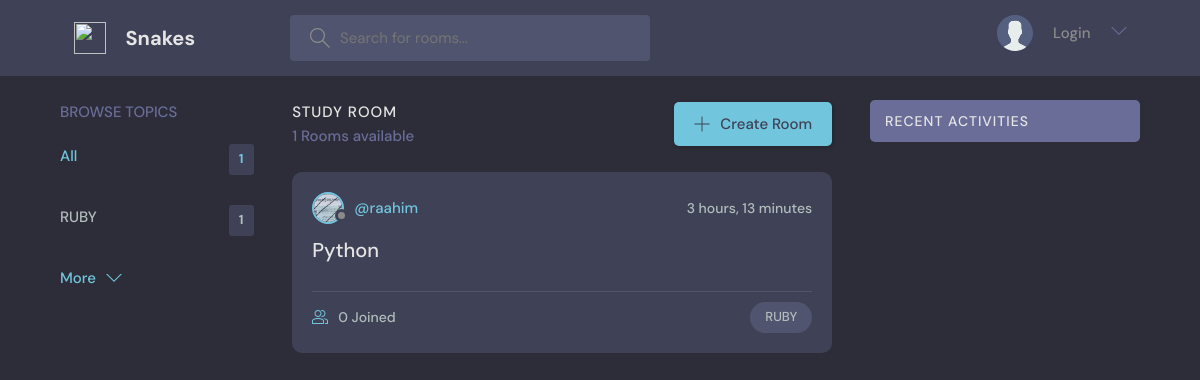
The page / on the database its author committed.
### myapp/models.py (models this page shows, shortened)
class Topic(models.Model):
    name = models.CharField(max_length=200)

class Room(models.Model):
    host = models.ForeignKey(User, on_delete=models.SET_NULL, null=True)
    topic = models.ForeignKey(Topic, on_delete=models.SET_NULL, null=True)
    name = models.CharField(max_length=200)
    description = models.TextField(null=True)
    participant = models.ManyToManyField(User, related_name='participant', blank=True)
    updated = models.DateTimeField(auto_now=True)
    created = models.DateTimeField(auto_now_add=True)
    class Meta:
        ordering = ['-updated', '-created']

class User(AbstractUser):
    username = models.CharField(max_length=200)
    name = models.CharField(max_length=200)
    email = models.EmailField(unique=True)
    bio = models.TextField(null=True)
    avatar = models.ImageField(null=True, default="avatar.svg")
    USERNAME_FIELD = 'email'
    REQUIRED_FIELDS = ['username']

### myapp/views.py (the view)
# urls.py: 2. Add a URL to urlpatterns:  path('', views.home, name='home')
def home(request):
    q = request.GET.get('q') if request.GET.get('q') is not None else ''
    rooms = Room.objects.filter(
        Q(topic__name__icontains=q) |
        Q(name__icontains=q) |
        Q(description__icontains=q)
    )
    room_count = rooms.count()
    topics = Topic.objects.all()
    room_message = Message.objects.filter(Q(room__topic__name__icontains=q))
    context = {'rooms': rooms, 'topics': topics, 'room_count': room_count, 'room_message': room_message}
    return render(request, 'myapp/home.html', context)

### myapp/templates/myapp/home.html (shortened to what this page needs)
{% extends 'main.html' %}
{% block content %}
<main class="layout layout--3">
    <div class="container">
        {% include 'myapp/topics_component.html' %}
        <div class="roomList">
            <div class="roomList__header">
                <div>
                    <h2>Study Room</h2>
                    <p>{{room_count}} Rooms available</p>
                </div>
                <a class="btn btn--main" href="{% url 'create-room' %}">
                    <svg version="1.1" xmlns="http://www.w3.org/2000/svg" width="32" height="32" viewBox="0 0 32 32">
                        <title>add</title>
                        <path
                                d="M16.943 0.943h-1.885v14.115h-14.115v1.885h14.115v14.115h1.885v-14.115h14.115v-1.885h-14.115v-14.115z"
                        ></path>
                    </svg>
                    Create Room
                </a>
            </div>
            {% include 'myapp/feed_component.html' %}
        </div>
          {% include 'myapp/activity_component.html' %}
    </div>
</main>
{% endblock content %}

### myapp/templates/myapp/topics_component.html
<div class="topics">
    <div class="topics__header">
        <h2>Browse Topics</h2>
    </div>
    <ul class="topics__list">
        <li>
            <a href="{% url 'home' %}" class="active">All <span>{{topics.count}}</span></a>
        </li>
        {% for topic in topics %}
        <li>
            <a href="{% url 'home' %}?q={{topic.name}}">{{topic.name}}<span>{{topic.room_set.all.count}}</span></a>
        </li>
        {% endfor %}
    </ul>
    <a class="btn btn--link" href="topics.html">
        More
        <svg version="1.1" xmlns="http://www.w3.org/2000/svg" width="32" height="32" viewBox="0 0 32 32">
            <title>chevron-down</title>
            <path d="M16 21l-13-13h-3l16 16 16-16h-3l-13 13z"></path>
        </svg>
    </a>
</div>

### myapp/templates/myapp/feed_component.html (shortened to what this page needs)
{% for room in rooms %}
<div class="roomListRoom">
    <div class="roomListRoom__header">
        <a href="{% url 'user-profile' room.host.id %}" class="roomListRoom__author">
            <div class="avatar avatar--small">
                <img src="{{room.host.avatar.url}}"/>
            </div>
            <span>@{{room.host.username}}</span>
        </a>
        <div class="roomListRoom__actions">
            <span>{{room.created|timesince}}</span>
        </div>
    </div>
    <div class="roomListRoom__content">
        <a href="room/{{room.id}}/">{{room.name}}</a>
    </div>
    <div class="roomListRoom__meta">
        <a href="room/{{room.id}}/" class="roomListRoom__joined">
            {{room.participant.all.count}} Joined
        </a>
        <p class="roomListRoom__topic">{{room.topic.name}}</p>
    </div>
</div>
{% endfor %}

### static/styles/style.css (style rules this page uses)
:root { --color-main: #71c6dd; --color-main-light: #e1f6fb; --color-dark: #3f4156; --color-dark-medium: #51546e; --color-dark-light: #696d97; --color-light: #e5e5e5; --color-gray: #8b8b8b; --color-light-gray: #b2bdbd; --color-bg: #2d2d39; --color-success: #5dd693; --color-error: #fc4b0b; }
* { font-family: "DM Sans", -apple-system, BlinkMacSystemFont, "Segoe UI", Roboto, Oxygen, Ubuntu, Cantarell, "Open Sans", "Helvetica Neue", sans-serif; margin: 0; padding: 0; box-sizing: border-box; text-rendering: optimizeLegibility; font-size: inherit; }
html { font-size: 56.25%; }
@media only screen and (min-width: 1200px) { html { font-size: 62.5%; } }
body { line-height: 1.6; font-weight: 400; font-size: 1.5rem; color: var(--color-light-gray); background-color: var(--color-bg); min-height: 100vh; }
img { width: 100%; }
a { display: inline-block; color: var(--color-main); text-decoration: none; }
.container { max-width: 120rem; width: 90%; margin: auto; }
.btn { background-color: transparent; border: none; display: inline-flex; align-items: center; gap: 1rem; cursor: pointer; transition: all ease-in-out 0.3s; padding: 1rem 2rem; border-radius: 5px; box-shadow: 1px 1px 3px 1px rgba(0, 0, 0, 0.15); font-weight: 500; }
.btn--link { border-radius: 0; padding: 0; color: var(--color-main); box-shadow: none; }
.btn--main { background-color: var(--color-main); color: var(--color-dark); }
.btn > svg { fill: currentColor; width: 1.6rem; height: 1.6rem; }
.avatar { position: relative; display: inline-block; border-radius: 50%; border: 2px solid var(--color-main); }
.avatar img { display: block; border-radius: 50%; object-fit: cover; object-position: center; }
.avatar::after { content: ""; display: block; position: absolute; background-color: var(--color-gray); z-index: 111; border-radius: 50%; border: 0.3rem solid var(--color-dark); }
.avatar.avatar--small img { width: 2.8rem; height: 2.8rem; }
.avatar.avatar--small:after { width: 0.7rem; height: 0.7rem; bottom: 0px; right: -6px; }
.layout { margin-top: 2.4rem; }
.layout > .container { display: flex; justify-content: space-between; align-items: flex-start; }
.layout--3 > .container > div:first-child { flex-basis: 18%; max-width: 22.5rem; }
.layout--3 > .container > div:nth-child(2) { flex-basis: 50%; }
.topics__header { margin-bottom: 2rem; }
.topics__header h2 { text-transform: uppercase; font-weight: 500; color: var(--color-dark-light); }
.topics__list { list-style: none; }
.topics__list li a { display: flex; justify-content: space-between; margin-bottom: 3rem; font-weight: 500; color: var(--color-light-gray); transition: all 0.3s ease-in-out; }
.topics__list li a.active, .topics__list li a:hover { color: var(--color-main); }
.topics__list li a span { padding: 0.5rem 1rem; background-color: var(--color-dark); border-radius: 3px; font-size: 1.3rem; font-weight: 700; letter-spacing: 1px; }
.roomList__header { display: flex; justify-content: space-between; align-items: center; margin-bottom: 2.4rem; }
.roomList__header h2 { text-transform: uppercase; font-weight: 500; color: var(--color-light); letter-spacing: 1px; }
.roomList__header p { font-weight: 500; color: var(--color-dark-light); }
.roomListRoom { margin-bottom: 2.4rem; background-color: var(--color-dark); border-radius: 1rem; padding: 2rem; }
.roomListRoom__header { display: flex; justify-content: space-between; align-items: center; }
.roomListRoom__author { font-weight: 500; display: flex; align-items: center; gap: 1rem; }
.roomListRoom__actions { display: flex; align-items: flex-start; gap: 1rem; position: relative; }
.roomListRoom__actions span { font-size: 1.4rem; font-weight: 500; }
.roomListRoom__content { margin: 1rem 0; }
.roomListRoom__content a { font-size: 2rem; font-weight: 500; margin-bottom: 1.5rem; color: var(--color-light); transition: all 0.3s ease-in-out; }
.roomListRoom__meta { border-top: 1px solid var(--color-dark-medium); padding-top: 1rem; display: flex; align-items: center; justify-content: space-between; }
.roomListRoom__joined { color: var(--color-light-gray); display: flex; align-items: center; gap: 1rem; font-size: 1.4rem; font-weight: 500; }
.roomListRoom__joined svg { fill: var(--color-main); width: 1.6rem; height: 1.6rem; }
.roomListRoom__topic { padding: 5px 1.5rem; background-color: var(--color-dark-medium); border-radius: 5rem; font-weight: 500; font-size: 1.3rem; }

### rows shown on the page
Topic: name "RUBY", room_set.all.count "1"
Room: host.avatar (picture), host.username "raahim", created "3 hours, 13 minutes", name "Python", participant.all.count "0", topic.name "RUBY"

### other values the page prints
{{ topics.count }} "1"
{{ room_count }} "1"
